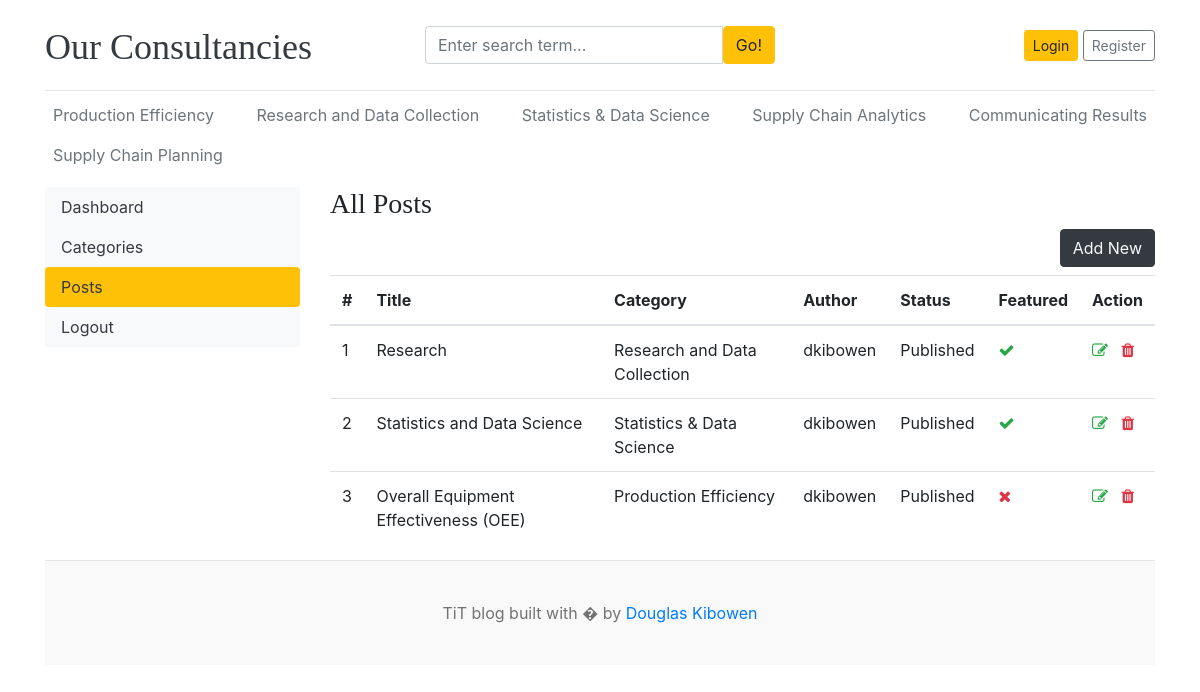
The app's page /dashboard/posts/ with its own data.
### blogs/models.py (models this page shows, shortened)
class Category(models.Model):
    category_name = models.CharField(max_length=50,unique=True)
    created_at = models.DateTimeField(auto_now_add=True)
    updated_at = models.DateTimeField(auto_now=True)
    class Meta:
        verbose_name_plural = "categories"
    def __str__(self):
        return self.category_name

class Blog(models.Model):
    title = models.CharField(max_length=50)
    slug = models.SlugField(max_length=100,unique=True,blank=True)
    category = models.ForeignKey(Category,on_delete=models.CASCADE)
    author = models.ForeignKey(User,on_delete=models.CASCADE)
    featured_image = models.ImageField(upload_to="Uploads/%Y/%m/%d")
    short_description = models.TextField(max_length=500)
    blog_body = models.TextField(max_length=5000)
    status = models.CharField(max_length=50,choices=STATUS_CHOICES,default="Draft")
    is_featured = models.BooleanField(default=False)
    created_at = models.DateTimeField(auto_now_add=True)
    updated_at = models.DateTimeField(auto_now=True)

### dashboards/views.py (the view)
# urls.py: path('posts/',views.posts,name='posts'),
def posts(request):
    posts = Blog.objects.all()
    context = {
        'posts': posts
    }
    return render(request,'dashboard/posts.html',context)

### blogs/context_processors.py (called while the page is built)
def get_categories(request):
    categories = Category.objects.all()
    return dict(categories=categories)

def get_social_links(request):
    social_links = SocialLinks.objects.all()
    return dict(social_links=social_links)

### templates/dashboard/posts.html (shortened to what this page needs)
{% extends 'base.html' %}
{% block content %}
<div class="row">
    {% include 'dashboard/sidebar.html' %}
    <div class="col-md-9">
      <h3>All Posts</h3>
      <a href="{% url 'add_post' %}" class="btn btn-dark text-light float-right mb-2">Add New</a>
        <table class="table table-hover">
            <thead>
              <tr>
                <th>#</th>
                <th>Title</th>
                <th>Category</th>
                <th>Author</th>
                <th>Status</th>
                <th>Featured</th>
                <th>Action</th>
              </tr>
            </thead>
            <tbody>
              {% for post in posts %}
              <tr>
                <td>{{ forloop.counter }}</td>
                <td>{{ post.title }}</td>
                <td>{{ post.category }}</td>
                <td>{{ post.author }}</td>
                <td>{{ post.status }}</td>
                <td>{% if post.is_featured %}<i class="fa fa-check text-success"></i>{% else %}<i class="fa fa-times text-danger"></i>{% endif %}</td>
                <td>
                    <a href="{% url 'edit_post' post.id %}"><i class="fa fa-edit text-success"></i></a>
                    <a href="{% url 'delete_post' post.id %}"><i class="fa fa-trash text-danger"></i></a>
                </td>
              </tr>
              {% endfor %}
            </tbody>
          </table>
    </div>
</div>
{% endblock %}

### templates/base.html (shortened to what this page needs)
{% load static %}
<!DOCTYPE html>
<html lang="en">
<head>
    <link href="https://getbootstrap.com/docs/4.0/dist/css/bootstrap.min.css" rel="stylesheet">
    <link href="{% static 'css/blog.css' %}" rel="stylesheet">
    <link rel="stylesheet" href="https://cdnjs.cloudflare.com/ajax/libs/font-awesome/4.7.0/css/font-awesome.min.css">
  </head>
<body>
    <div class="container">
      <header class="blog-header py-3">
        <div class="row flex-nowrap justify-content-between align-items-center">
          <div class="col-4 pt-1">
            <a class="blog-header-logo text-dark" href="/">Our Consultancies</a>
          </div>
          <div class="col-4">
            <form action="{% url 'search' %}" method="GET">
              <div class="input-group">
                <input class="form-control" type="text" name="keyword" value="{{ keyword }}" placeholder="Enter search term..." aria-label="Enter search term..." aria-describedby="button-search" />
                <button type="submit" class="btn btn-warning" id="button-search" type="button">Go!</button>
            </div>
            </form>
          </div>
          <div class="col-4 d-flex justify-content-end align-items-center">
            {% if not user.is_authenticated %}
            <a class="btn btn-sm btn-warning" href="{% url 'login' %}">Login</a> &nbsp;
            <a class="btn btn-sm btn-outline-secondary" href="{% url 'register' %}">Register</a>
            {% else %}
            <span><a href="{% url 'dashboard' %}">Dashboard</a></span>
            &emsp;
            <span><a href="{% url 'logout' %}">Logout</a></span>
            {% endif %}
          </div>
        </div>
      </header>
      <div class="nav-scroller py-1 mb-2">
        <nav class="nav d-flex justify-content-between">
          {% for cat in categories %}
          <a class="p-2 text-muted" href="{% url 'posts_by_category' cat.id %}">{{ cat.category_name }}</a>
          {% endfor %}
        </nav>
      </div>
{% block content %}
{% endblock %}
<footer class="blog-footer">
    <p>TiT blog built with � by <a href="#">Douglas Kibowen</a></p>
  </footer>
  </body>
  </html>

### blog_main/static/css/blog.css (style rules this page uses)
.blog-header { border-bottom: 1px solid #e5e5e5; }
.blog-header-logo { font-family: "Playfair Display", Georgia, "Times New Roman", serif; font-size: 2.25rem; }
h1, h2, h3, h4, h5, h6 { font-family: "Playfair Display", Georgia, "Times New Roman", serif; }
.blog-footer { padding: 2.5rem 0; color: #727272; text-align: center; background-color: #f9f9f9; border-top: .05rem solid #e5e5e5; }
.blog-footer p:last-child { margin-bottom: 0; }

### records on screen
Category: category_name "Production Efficiency"
Category: category_name "Research and Data Collection"
Category: category_name "Statistics & Data Science"
Category: category_name "Supply Chain Analytics"
Category: category_name "Communicating Results"
Category: category_name "Supply Chain Planning"
Blog: title "Research", category "Research and Data Collection", author "dkibowen", status "Published", is_featured True (drawn)
Blog: title "Statistics and Data Science", category "Statistics & Data Science", author "dkibowen", status "Published", is_featured True (drawn)
Blog: title "Overall Equipment Effectiveness (OEE)", category "Production Efficiency", author "dkibowen", status "Published", is_featured False (drawn)
